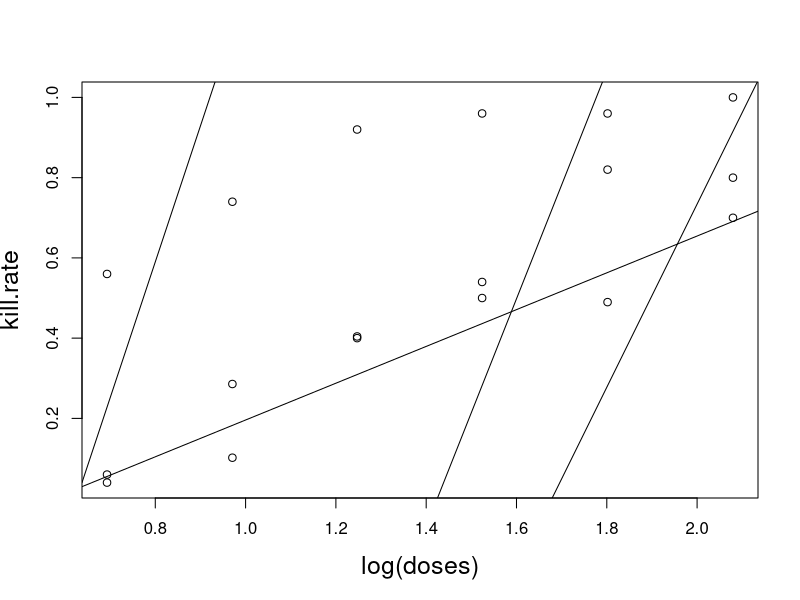

The R source for this figure: (Note: this script raises an error after producing the figure.)
par(mfrow=c(1,1))
kill.rate=c(3/50,5/49,19/47,19/38,24/49,35/50,2/50,14/49,20/50,27/50,41/50,40/50,28/50,37/50,46/50,48/50,48/50,50/50)
doses=c(2.00,2.64,3.48,4.59,6.06,8.00,2.00,2.64,3.48,4.59,6.06,8.00,2.00,2.64,3.48,4.59,6.06,8.00)
log(doses)
plot(log(doses),kill.rate,cex.lab=1.5)
#### 4 #####


insect=c(rep(0,6),rep(1,6),rep(2,6))

insc_type = factor(insect, levels = c(0, 1, 2),
                   labels = c("DDT", "BHC", "MIXED"))

dose=rep(c(2.00, 2.64, 3.48, 4.59, 6.06, 8.00),3)
killed=c(3,5,19,19,24,35,2,14,20,27,41,40,28,37,46,48,48,50)
unkilled=c(50,49,47,38,49,50,50,49,rep(50,10))-killed
data=data.frame("killed"=killed,"unkilled"=unkilled,"deposit"=dose,"type"=insc_type)

# making binary var 
y=c()
for(i in 1:length(killed)){
  yi=c(rep(1,killed[i]),rep(0,unkilled[i]))
  y=c(y,yi)
}

total=killed+unkilled
cumsum(total)
total=c(0,total)

XX = matrix(0,ncol = 2,nrow =sum(total))
X=as.matrix(data[,c(3,4)])
cum=cumsum(total)
for(i in 1:(length(cum)-1)){
  k=((cum[i]+1):(cum[i+1]))
  v=X[i,]
  for(j in 1:length(k)){
    XX[k[j],]=v
  }
}
XX=data.frame(XX)
XX$X1=as.numeric(as.character(XX$X1))
colnames(XX)=c("deposit","type")
head(XX)

XX.ddt=XX[XX$type=="DDT",]
doses.killrate1=glm(y[1:283]~log(XX.ddt$deposit),family=binomial(link="logit"))
doses.killrate1
abline(doses.killrate1)
XX.bhc=XX[XX$type=="BHC",]
doses.killrate2=glm(y[284:582]~log(XX.bhc$deposit),family=binomial(link="logit"))
doses.killrate2
abline(doses.killrate2)
XX.mixed=XX[XX$type=="MIXED",]
doses.killrate3=glm(y[583:882]~log(XX.mixed$deposit),family=binomial(link="logit"))
doses.killrate3
abline(doses.killrate3)

XX.ddt=XX[XX$type=="DDT",]
doses.killrate1=lm(y[1:283]~log(XX.ddt$deposit))
doses.killrate1
abline(doses.killrate1)
XX.bhc=XX[XX$type=="BHC",]
doses.killrate2=lm(y[284:299]~log(XX.bhc$deposit))
doses.killrate2
abline(doses.killrate2)
XX.mixed=XX[XX$type=="MIXED",]
doses.killrate3=lm(y[300:882]~log(XX.mixed$deposit))
doses.killrate3
abline(doses.killrate3)
